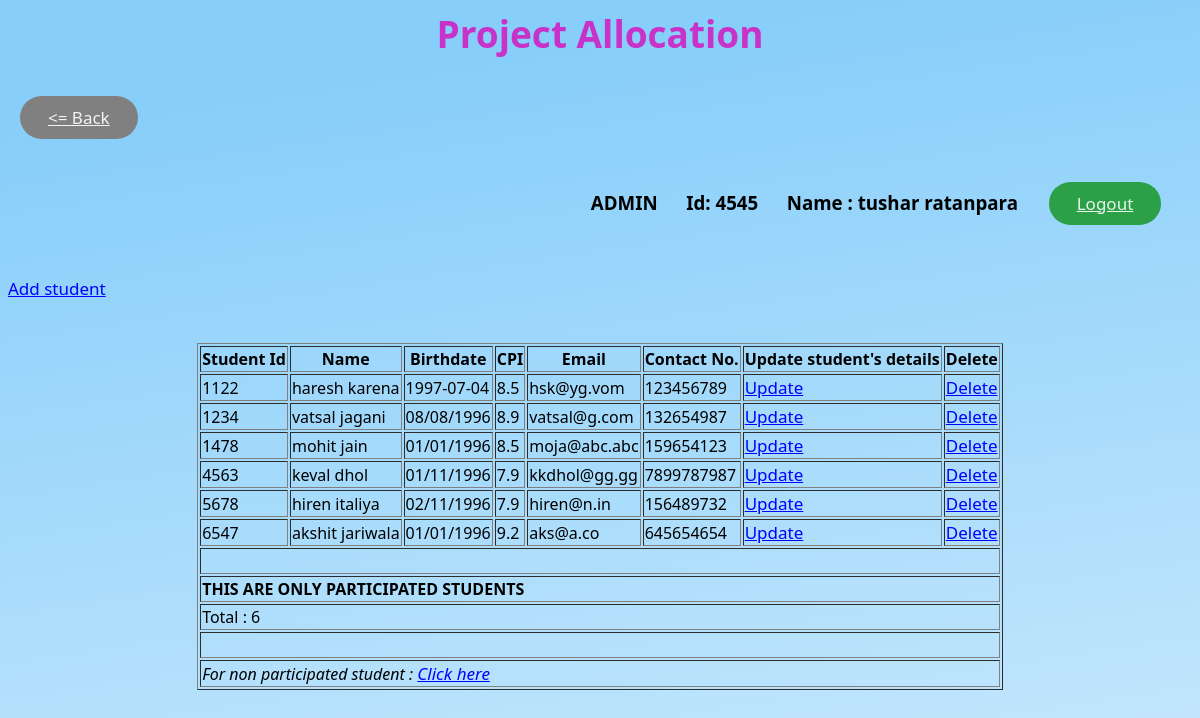
Screenshot of /admin/student.php (signed in) with the database file from the repository.
### tables this page shows
CREATE TABLE `students` (
  `student_id` int(6) UNSIGNED NOT NULL,
  `faculty` int(6) NOT NULL,
  `password` varchar(20) DEFAULT NULL,
  `cpi` float NOT NULL,
  `first_name` varchar(15) DEFAULT NULL,
  `last_name` varchar(15) DEFAULT NULL,
  `birthdate` varchar(10) NOT NULL,
  `participate` int(1) DEFAULT NULL,
  `leader` int(6) DEFAULT NULL,
  `allocated` int(1) DEFAULT NULL,
  `email` varchar(35) NOT NULL,
  `contact_no` varchar(13) NOT NULL
);

### admin/student.php (the view, shortened to what this page needs)
<html>
    <head>
        <link rel="stylesheet" type="text/css" href="../main.css">
    </head>
    <body>
        <h1 align="center">Project Allocation</h1>
        <h3 align="left"><a href="index.php"  class="back shadow"><= Back</a></h3>
        <h3 align="right"><?php if(isset($_SESSION['admin'])){echo 'ADMIN';}else{echo 'FACULTY';} ?>   &emsp;    Id: <?php echo $_SESSION['faculty']; ?>  &emsp;       Name : <?php echo $_SESSION['faculty_name']; ?>&emsp;<a href="admin_logout.php" class="log_out shadow">Logout</a>&emsp;</h3>        <br>
        <a href="s/insert_student.php">Add student</a>
        <br>
        <br>
        <form>
            <table align="center" border="1">
                <tr>
                    <th>Student Id</th>
                    <th>Name</th>
                    <th>Birthdate</th>
                    <th>CPI</th>
                    <th>Email</th>
                    <th>Contact No.</th>
                    <th>Update student's details</th>
                    <th>Delete</th>
                </tr>
                <?php
                $count=0;
                    try{
                        $dbhandler=new PDO('mysql:host=127.0.0.1;dbname=project_db','root','');
                        $dbhandler->setAttribute(PDO::ATTR_ERRMODE, PDO::ERRMODE_EXCEPTION);
                        $sql='select * from students where participate=1';
                        $query=$dbhandler->query($sql);
                        while($r=$query->fetch())
                        {
                                echo '<tr>'
                                . '<td>'.$r['student_id'].'</td>'
                                . '<td>'.$r['first_name'].' '.$r['last_name'].'</td>'
                                . '<td>'.$r['birthdate'].'</td>'
                                . '<td>'.$r['cpi'].'</td>'
                                . '<td>'.$r['email'].'</td>'
                                . '<td>'.$r['contact_no'].'</td>'
                                . '<td><a href="s/update_student.php?id='.$r['student_id'].'">Update</a></td>'
                                . '<td><a href="s/delete_student_sql.php?id='.$r['student_id'].'">Delete</a></td>'
                                        .'</tr>';
                            $count++;
                        }
                    } catch (Exception $ex) {
                        echo 'hello! There is some error!';
                    }
                echo '<tr>
                    <td colspan="8"><br></td>
                </tr>
                <tr>
                    <td colspan="8"><b>THIS ARE ONLY PARTICIPATED STUDENTS</b></td>
                </tr>
                <tr>
                    <td colspan="8">Total : '.$count.'</td>
                </tr>';
                ?>
                <tr>
                    <td colspan="8"><br></td>
                </tr>
                <tr>
                    <td colspan="8"><i>For non participated student  : <a href="s/non_participated_student.php">Click here</a></i></td>
                </tr>
            </table>
        </form>
    </body>
</html>

### main.css (style rules this page uses)
h1 { color: rgb(200,50,200); font-family: algerian,Segoe UI,Frutiger,Frutiger Linotype,Dejavu Sans; font-size: 37px; }
a { color: blue; font-size: 17px; }
.log_out { display: inline-block; -webkit-box-sizing: border-box; -moz-box-sizing: border-box; box-sizing: border-box; cursor: pointer; margin: 12px; padding: 10px 28px; border: none; -webkit-border-radius: 30px; border-radius: 30px; font-family: Segoe UI,Frutiger,Frutiger Linotype,Dejavu Sans,Helvetica Neue,Arial,sans-serif; font-size: 17px; font-style: normal; font-variant: normal; font-weight: 500; color: rgba(255,255,255,0.9); -o-text-overflow: clip; text-overflow: clip; background: #2ba046; }
.back { display: inline-block; -webkit-box-sizing: border-box; -moz-box-sizing: border-box; box-sizing: border-box; cursor: pointer; margin: 12px; padding: 10px 28px; border: none; -webkit-border-radius: 30px; border-radius: 30px; font-family: Segoe UI,Frutiger,Frutiger Linotype,Dejavu Sans,Helvetica Neue,Arial,sans-serif; font-size: 17px; font-style: normal; font-variant: normal; font-weight: 500; color: rgba(255,255,255,0.9); -o-text-overflow: clip; text-overflow: clip; background: grey; }

### rows the page displays
students: student_id "1122", first_name "haresh", last_name "karena", birthdate "1997-07-04", cpi "8.5", email "hsk@yg.vom", contact_no "123456789"
students: student_id "1234", first_name "vatsal", last_name "jagani", birthdate "08/08/1996", cpi "8.9", email "vatsal@g.com", contact_no "132654987"
students: student_id "1478", first_name "mohit", last_name "jain", birthdate "01/01/1996", cpi "8.5", email "moja@abc.abc", contact_no "159654123"
students: student_id "4563", first_name "keval", last_name "dhol", birthdate "01/11/1996", cpi "7.9", email "kkdhol@gg.gg", contact_no "7899787987"
students: student_id "5678", first_name "hiren", last_name "italiya", birthdate "02/11/1996", cpi "7.9", email "hiren@n.in", contact_no "156489732"
students: student_id "6547", first_name "akshit", last_name "jariwala", birthdate "01/01/1996", cpi "9.2", email "aks@a.co", contact_no "645654654"

### other values shown
$_SESSION['faculty'] "4545"
$_SESSION['faculty_name'] "tushar ratanpara"
$count "6"
